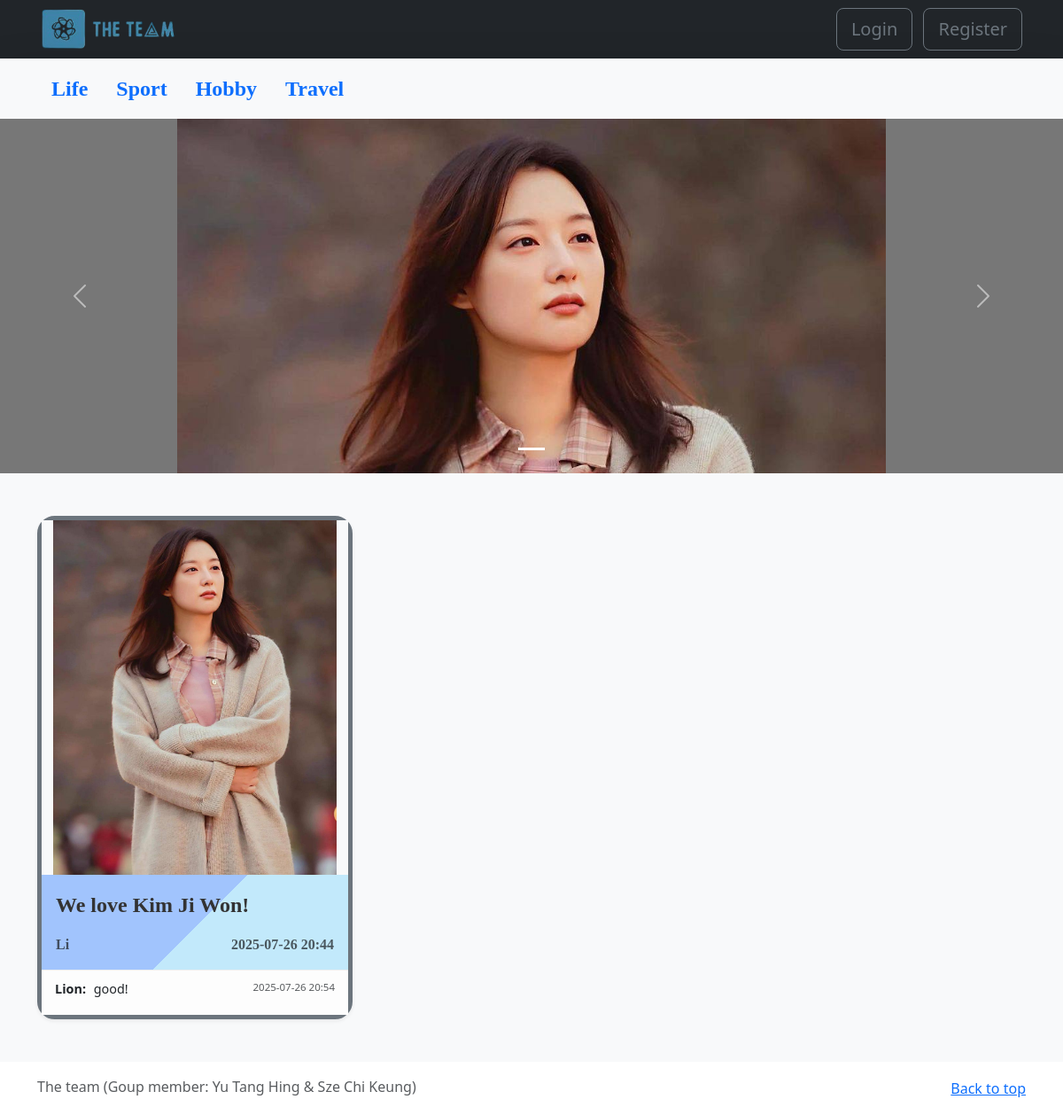
The page /hobby on the database as committed earlier.
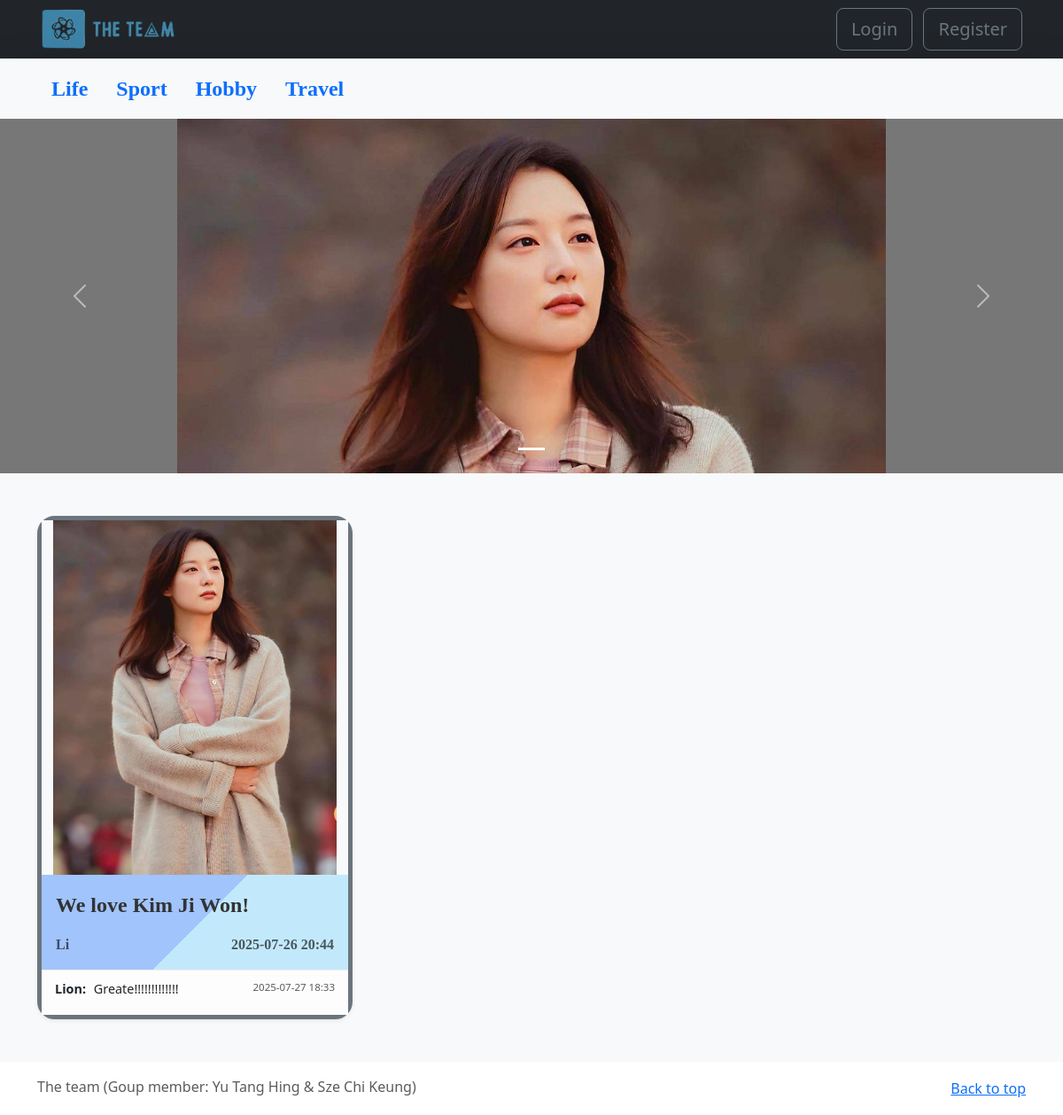
The same page on the database as committed later.
### tables this page shows
CREATE TABLE posts (
    id INTEGER PRIMARY KEY AUTOINCREMENT,
    user_id INTEGER NOT NULL,
    description TEXT,
    filename TEXT NOT NULL,
    media_type TEXT NOT NULL, 
    type TEXT,
    upload_timestamp DATETIME DEFAULT CURRENT_TIMESTAMP,
    FOREIGN KEY (user_id) REFERENCES accounts (id)
);

CREATE TABLE accounts (
    id INTEGER PRIMARY KEY AUTOINCREMENT,
    lastname last name TEXT NOT NULL,
    firstname first name TEXT NOT NULL,
    email TEXT NOT NULL UNIQUE,
    pd password NOT NULL
);

CREATE TABLE comments (
    id INTEGER PRIMARY KEY AUTOINCREMENT,
    post_id INTEGER NOT NULL,
    user_id INTEGER NOT NULL,
    comment_text TEXT NOT NULL,
    created_at DATETIME DEFAULT CURRENT_TIMESTAMP,
    FOREIGN KEY (post_id) REFERENCES posts (id) ON DELETE CASCADE,
    FOREIGN KEY (user_id) REFERENCES accounts (id) ON DELETE CASCADE
);

### app.py (the view)
@app.route('/hobby')
def hobby():
    query = 'SELECT p.*, a.firstname, a.lastname FROM posts p JOIN accounts a ON p.user_id = a.id'
    posts = fetch_posts_with_comments(query, type_param='Hobby')
    carousel_posts = random.sample(posts, min(len(posts), 3)) if posts else []
    return render_template('hobby.html', posts=posts, carousel_posts=carousel_posts)

### app.py (called while the page is built)
def to_hkt(utc_dt_str):
    if not utc_dt_str:
        return ""
    try:
        utc_dt_str_clean = utc_dt_str.split('.')[0]
        utc_dt = datetime.strptime(utc_dt_str_clean, '%Y-%m-%d %H:%M:%S')
        utc_zone = pytz.timezone('UTC')
        hkt_zone = pytz.timezone('Asia/Hong_Kong')
        hkt_dt = utc_zone.localize(utc_dt).astimezone(hkt_zone)
        return hkt_dt.strftime('%Y-%m-%d %H:%M')
    except (ValueError, TypeError):
        return utc_dt_str

def get_db_connection():
    conn = sqlite3.connect('database.db')
    conn.row_factory = sqlite3.Row
    return conn

def fetch_posts_with_comments(query, params=(), type_param=None):
    conn = get_db_connection()
    if 'ORDER BY' in query.upper():
        query = query.split('ORDER BY')[0].strip()
    if type_param:
        if 'WHERE' in query.upper():
            query += " AND p.type = ?"
        else:
            query += " WHERE p.type = ?"
        params = params + (type_param,)
    query += " ORDER BY p.upload_timestamp DESC"
    posts_from_db = conn.execute(query, params).fetchall()
    posts = [dict(row) for row in posts_from_db]
    for post in posts:
        comments = conn.execute(
            '''
            SELECT c.*, a.firstname
            FROM comments c JOIN accounts a ON c.user_id = a.id
            WHERE c.post_id = ?
            ORDER BY c.created_at ASC
            ''', (post['id'],)
        ).fetchall()
        post['comments'] = comments
    conn.close()
    return posts

### templates/hobby.html (shortened to what this page needs)
{% extends "base.html" %}
{% block content %}
<section class="custom-carousel">
  <div id="topCarousel" class="carousel slide" data-bs-ride="carousel">
    <div class="carousel-indicators">
      {% for i in range(carousel_posts | length) %}
        <button type="button" data-bs-target="#topCarousel" data-bs-slide-to="{{ i }}" {% if i == 0 %}class="active" aria-current="true"{% endif %} aria-label="Slide {{ i + 1 }}"></button>
      {% endfor %}
    </div>
    <div class="carousel-inner">
      {% for post in carousel_posts %}
        <div class="carousel-item {% if loop.first %}active{% endif %}">
          {% if post.media_type == 'image' %}
            <img src="{{ url_for('static', filename='uploads/' + post.filename) }}" class="d-block w-100" alt="{{ post.description }}">
          {% elif post.media_type == 'video' %}
            <video class="d-block w-100" autoplay muted loop>
              <source src="{{ url_for('static', filename='uploads/' + post.filename) }}" type="video/mp4">
              Your browser does not support the video tag.
            </video>
          {% endif %}
        </div>
      {% endfor %}
    </div>
    <button class="carousel-control-prev" type="button" data-bs-target="#topCarousel" data-bs-slide="prev">
      <span class="carousel-control-prev-icon" aria-hidden="true"></span>
    </button>
    <button class="carousel-control-next" type="button" data-bs-target="#topCarousel" data-bs-slide="next">
      <span class="carousel-control-next-icon" aria-hidden="true"></span>
    </button>
  </div>
</section>
<div class="album py-5 bg-light">
  <div class="container-fluid">
    <div class="row row-cols-1 row-cols-md-2 row-cols-lg-3 g-4">
      {% for post in posts %}
      <div class="col">
        <div class="card shadow-sm h-100 d-flex flex-column">
          {% if post.media_type == 'image' %}
            <div class="card-media-wrapper">
              <a class="thumbnail-link"
                 data-bs-toggle="modal"
                 data-bs-target="#imagePreviewModal"
                 data-img-src="{{ url_for('static', filename='uploads/' + post.filename) }}"
                 data-img-desc="{{ post.description }}">
                <img src="{{ url_for('static', filename='uploads/' + post.filename) }}" alt="{{ post.description }}">
              </a>
            </div>
          {% endif %}
          <div class="card-body">
            <p class="card-text font">{{ post.description }}</p>
            <div class="d-flex justify-content-between align-items-center">
              <small class="text-muted font">{{ post.firstname }}</small>
              <small class="text-muted font">{{ post.upload_timestamp | hkt }}</small>
            </div>
          </div>
          <div class="comments-section mt-auto">
            <div class="comment-list">
              {% for comment in post.comments %}
                <div class="comment-item d-flex justify-content-between align-items-start {% if loop.index > 5 %}hidden-comment{% endif %}">
                  <div>
                    <strong>{{ comment.firstname }}:</strong>
                    <span>{{ comment.comment_text }}</span>
                  </div>
                  <small class="text-muted text-nowrap ms-3">{{ comment.created_at | hkt }}</small>
                </div>
              {% endfor %}
            </div>
          </div>
        </div>
      </div>
      {% else %}
        <div class="col-lg-12 text-center py-5">
          <p>No Hobby posts yet. Be the first to share something!</p>
        </div>
      {% endfor %}
    </div>
  </div>
</div>
{% endblock %}

### templates/base.html (shortened to what this page needs)
<!doctype html>
<html lang="en" class="h-100">
<head>
  <link href="https://cdn.jsdelivr.net/npm/bootstrap@5.3.3/dist/css/bootstrap.min.css" rel="stylesheet">
</head>
<body class="d-flex flex-column h-100">
  {% include 'navbar.html' %}
  <main>
    {% block content %}{% endblock %}
  </main>
  <footer class="text-muted py-3">
  <div class="container">
    <div class="d-flex justify-content-between align-items-center">
      <div>
        <p class="mb-1">The team (Goup member: Yu Tang Hing & Sze Chi Keung)</p>
      </div>
      <p class="mb-0">
        <a href="#">Back to top</a>
      </p>
    </div>
  </div>
</footer>
</body>
</html>

### templates/navbar.html
<header>
  <div class="navbar navbar-dark bg-dark shadow-sm">
    <div class="container-fluid d-flex justify-content-between align-items-center">
      <a href="{{ url_for('index') }}">
          <img src="{{ url_for('static', filename='Logo.png') }}" alt="Logo" style="height: 50px; width: auto;">
      </a>
      <div>
          {% if session.account_id %}
            <div class="nav-item dropdown">
                <a class="nav-link dropdown-toggle btn btn-outline-secondary text-white font" href="#" id="navbarDropdown" role="button" data-bs-toggle="dropdown" aria-expanded="false">
                  Welcome, {{ session.first_name }}
                </a>
              <div class="dropdown-menu dropdown-menu-dark dropdown-menu-end" aria-labelledby="navbarDropdown">
                <a class="dropdown-item font" href="{{url_for('profile', first_name=session.first_name, last_name=session.last_name)}}">Profile</a>
                <a class="dropdown-item font" href="{{ url_for('mypost') }}">My Posts</a>
                <a class="dropdown-item font" href="{{ url_for('newpost') }}">New Post</a>
                <div class="dropdown-divider"></div>
                <a class="dropdown-item font" href="{{ url_for('logout') }}">Logout</a>
              </div>
            </div>
          {% else %}
              {% if request.endpoint not in ['login', 'register'] %}
                  <a href="{{ url_for('login') }}" class="btn btn-lg btn-outline-secondary mx-1">Login</a>
                  <a href="{{ url_for('register') }}" class="btn btn-lg btn-outline-secondary mx-1">Register</a>
              {% endif %}
          {% endif %}
      </div>
    </div>
  </div>
  <div class="navbar navbar-light bg-light shadow-lg">
      <div class="container-fluid">
        <nav class="nav font d-flex justify-content-flex-start">
            <a class="nav-link btn-lg btn-outline-primary" href="{{ url_for('index') }}">Life</a>
            <a class="nav-link btn-lg btn-outline-primary" href="#">Sport</a>
            <a class="nav-link btn-lg btn-outline-primary" href="{{ url_for('hobby') }}">Hobby</a>
            <a class="nav-link btn-lg btn-outline-primary" href="#">Travel</a>
        </nav>
      </div>
  </div>
</header>

### templates/base.html (style rules this page uses)
.container-fluid { max-width: 95%; }
.font { font-family: "Comic Sans MS"; font-size: 1.5em; font-weight: bolder; }
.thumbnail-link { cursor: pointer; }
.card-media-wrapper { height: 400px; display: flex; align-items: center; justify-content: center; background-color: #f8f9fa; overflow: hidden; }
.thumbnail-link { display: block; width: 100%; height: 100%; cursor: pointer; }
.card-media-wrapper img, .card-media-wrapper video { width: 100%; height: 100%; object-fit: contain; }
.custom-carousel .carousel-item { height: 400px; background-color: #777; color: white; }
.comments-section { padding: 10px 15px; background-color: #fdfdfd; border-top: 1px solid #eee; }
.comment-item { margin-bottom: 8px; font-size: 0.9em; }
.comment-item strong { margin-right: 5px; }
body { display: flex; flex-direction: column; }
main { flex: 1 0 auto; }
footer { flex-shrink: 0; }

### templates/hobby.html (style rules this page uses)
.card { border-radius: 20px; border: 5px solid #6c757d; box-shadow: 0 5px 15px rgba(0, 0, 0, 0.1); background: linear-gradient(135deg, #a1c4fd 70%, #c2e9fb 50%); transition: transform 0.3s ease; }
.card-text { font-size: 1.5rem; color: #333; margin-bottom: 15px; }
.text-muted { font-size: 1.0rem; }
.comment-item strong { font-size: 1.0em; }
.comment-item span { font-size: 1.0em; }
.comment-item small { font-size: 0.8em; }
.custom-carousel .carousel-item img, .custom-carousel .carousel-item video { object-fit: contain; height: 1000px; }

Rows that differ between the two databases and show on the page:
changed comments "Lion": comment_text "good!" → "Greate!!!!!!!!!!!!!"; created_at|hkt "2025-07-26 20:54" → "2025-07-27 18:33"
